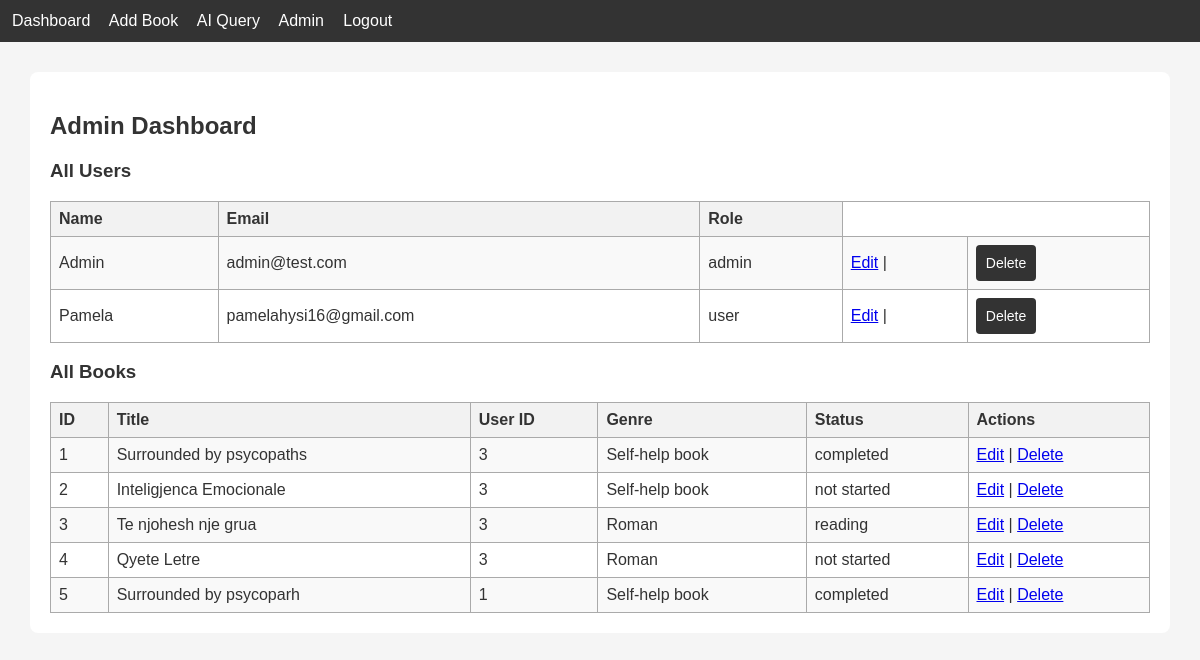
The page /admin (signed in) on the database as committed earlier.
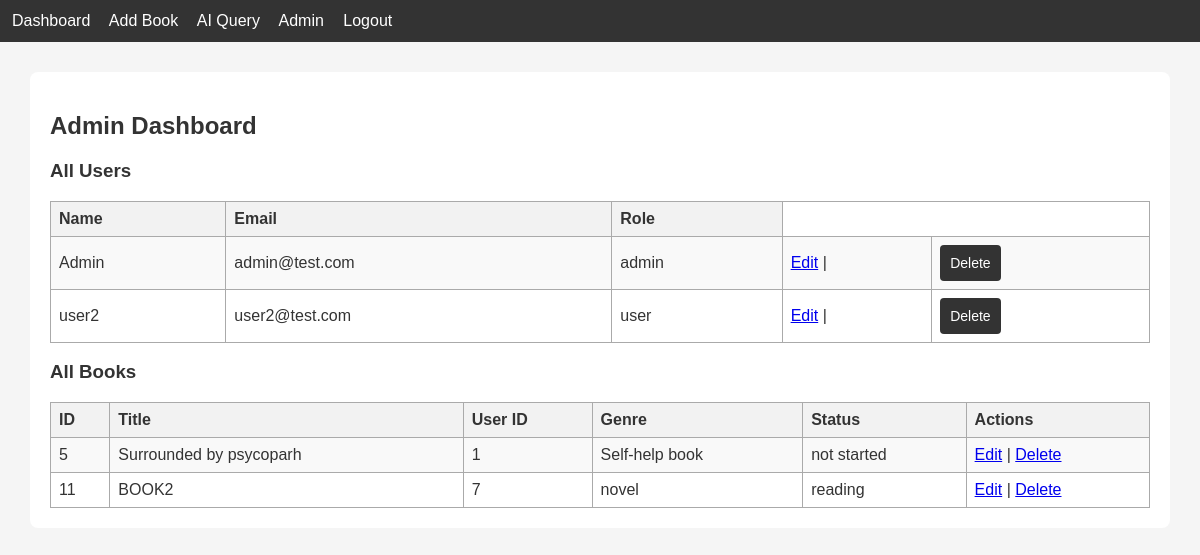
The same page on the database as committed later.
### tables this page shows
CREATE TABLE users (
    id INTEGER PRIMARY KEY AUTOINCREMENT,
    name TEXT,
    email TEXT UNIQUE,
    password TEXT,
    role TEXT
);

CREATE TABLE books (
    id INTEGER PRIMARY KEY AUTOINCREMENT,
    title TEXT,
    author TEXT,
    genre TEXT,
    status TEXT,
    user_id INTEGER,
    FOREIGN KEY(user_id) REFERENCES users(id)
);

### app.py (the view)
@app.route("/admin")
def admin():
    if "user_id" not in session or session.get("role") != "admin":
        return redirect(url_for("login"))
    db = get_db()
    users = db.execute("SELECT * FROM users").fetchall()
    books = db.execute("SELECT * FROM books").fetchall()
    db.close()
    return render_template("admin_dashboard.html", users=users, books=books)

### app.py (called while the page is built)
def get_db():
    conn = sqlite3.connect("database.db")
    conn.row_factory = sqlite3.Row
    return conn

### templates/admin_dashboard.html (shortened to what this page needs)
{% extends "base.html" %}
{% block content %}
<h2>Admin Dashboard</h2>
<h3>All Users</h3>
<table>
    <tr>
        <th>Name</th>
        <th>Email</th>
        <th>Role</th>
    </tr>
    {% for user in users %}
    <tr>
        <td>{{ user.name }}</td>
        <td>{{ user.email }}</td>
        <td>{{ user.role }}</td>
        <td>
            <a href="{{ url_for('admin_edit_user', user_id=user.id) }}">Edit</a> |
        </td>
        <td>
            <form action="{{ url_for('admin_delete_user', user_id=user.id) }}" method="post" style="display:inline;"
                onsubmit="return confirm('Are you sure you want to delete this user?');">
                <button type="submit">Delete</button>
            </form>
        </td>
    </tr>
    {% endfor %}
</table>
<h3>All Books</h3>
<table>
    <tr>
        <th>ID</th>
        <th>Title</th>
        <th>User ID</th>
        <th>Genre</th>
        <th>Status</th>
        <th>Actions</th>
    </tr>
    {% for b in books %}
    <tr>
        <td>{{ b.id }}</td>
        <td>{{ b.title }}</td>
        <td>{{ b.user_id }}</td>
        <td>{{ b.genre }}</td>
        <td>{{ b.status }}</td>
        <td>
            <a href="/admin_edit_book/{{ b.id }}">Edit</a> |
            <a href="/admin_delete_book/{{ b.id }}">Delete</a>
        </td>
    </tr>
    {% endfor %}
</table>
{% endblock %}

### templates/base.html (shortened to what this page needs)
<!DOCTYPE html>
<html>
<head>
    <link rel="stylesheet" href="{{ url_for('static', filename='style.css') }}">
</head>
<body>
    <nav>
        <a href="/dashboard">Dashboard</a>
        <a href="/add_book">Add Book</a>
        <a href="/ai_query">AI Query</a>
        {% if session.get('role') == "admin" %}
        <a href="/admin">Admin</a>
        {% endif %}
        <a href="/logout">Logout</a>
    </nav>
    <div class="container">
        {% block content %}{% endblock %}
    </div>
</body>
</html>

### static/style.css (style rules this page uses)
table { border-collapse: collapse; width: 100%; }
th, td { padding: 8px 12px; border: 1px solid #ddd; }
th { background-color: #f2f2f2; text-align: left; font-weight: bold; }
tr:nth-child(even) { background-color: #f9f9f9; }
button, a.button { background-color: #0288d1; color: white; border: none; padding: 6px 12px; border-radius: 4px; cursor: pointer; text-decoration: none; font-size: 14px; }
body { font-family: Arial, sans-serif; background-color: #f7f7f7; color: #333; margin: 20px; }
h2, h3 { color: #333; }

### templates/base.html (style rules this page uses)
body { font-family: Arial; margin: 0; padding: 0; background: #f5f5f5; }
nav { background: #333; color: white; padding: 12px; }
nav a { color: white; margin-right: 15px; text-decoration: none; }
.container { margin: 30px; background: white; padding: 20px; border-radius: 8px; }
button { padding: 10px; background: #333; color: white; border: none; cursor: pointer; }
table { width: 100%; border-collapse: collapse; margin-top: 15px; }
table, th, td { border: 1px solid #aaa; }
th, td { padding: 8px; }

Rows that differ between the two databases and show on the page:
removed users: name "Pamela", email "pamelahysi16@gmail.com", role "user"
removed books: id "1", title "Surrounded by psycopaths", user_id "3", genre "Self-help book", status "completed"
removed books: id "2", title "Inteligjenca Emocionale", user_id "3", genre "Self-help book", status "not started"
removed books: id "3", title "Te njohesh nje grua", user_id "3", genre "Roman", status "reading"
removed books: id "4", title "Qyete Letre", user_id "3", genre "Roman", status "not started"
added users: name "user2", email "user2@test.com", role "user"
changed books "Surrounded by psycoparh": status "completed" → "not started"
added books: id "11", title "BOOK2", user_id "7", genre "novel", status "reading"
